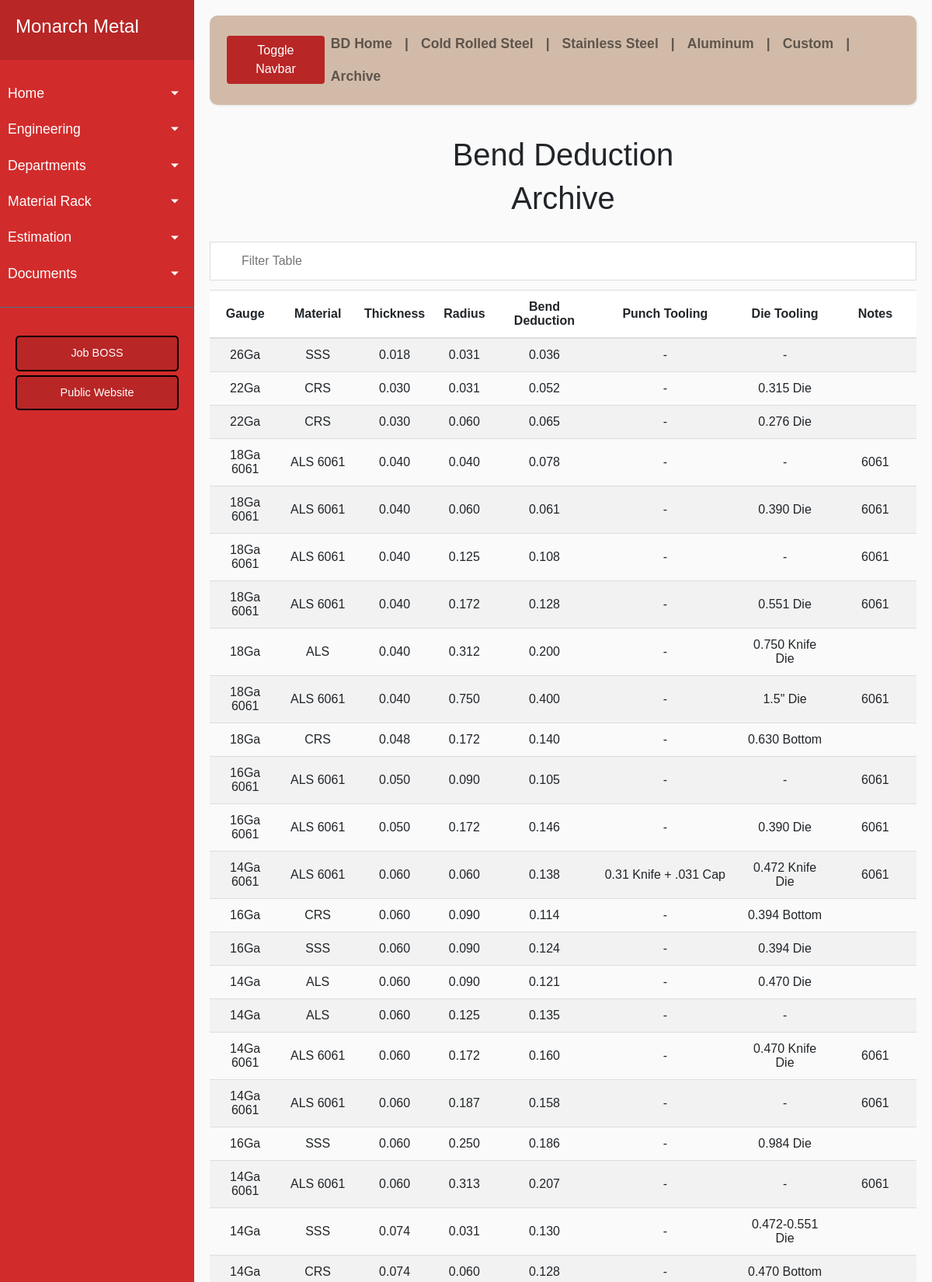
The app's page /bdarchive (upper part) with its own data.
### app/models.py (models this page shows, shortened)
class Bendd(Base):
    __tablename__ = 'bendd'
    id = Column(Integer, primary_key=True)
    matl = Column(String(10))
    desc = Column(String(25))
    gauge = Column(String(10))
    thick = Column(String(50))
    rad = Column(String(50))
    bd = Column(String(50))
    pt = Column(String(120))
    dt = Column(String(120))
    notes = Column(String(120))

### app/routes.py (the view)
@app.route('/bdarchive')
def bdarchive():
    bds = Bendd.query.order_by('thick', 'rad').all()
    return render_template('bdarchive.html', bds=bds)

### app/routes.py (called while the page is built)
@app.teardown_appcontext
def shutdown_session(exception=None):
    db_session.remove()

### app/templates/bdarchive.html (shortened to what this page needs)
{% extends 'bdbase.html' %}
{% block content %}
    <h1 align='center'>Bend Deduction</h1>
    <h1 align='center'>Archive</h1>
    <br>
    <body>
        <input type="text" id="myInput" onkeyup="filterTable()" placeholder="Filter Table">
            <table id="myTable">
                <tr class="header">
                    <th scope="col">Gauge</th>
                    <th scope="col">Material</th>
                    <th scope="col">Thickness</th>
                    <th scope="col">Radius</th>
                    <th scope="col">Bend Deduction</th>
                    <th scope="col">Punch Tooling</th>
                    <th scope="col">Die Tooling</th>
                    <th scope="col">Notes</th>
                </tr>
            {% for bd in bds %}
                {% if bd.desc == 'ARCH' %}
                    <tr id={{ bd.id }}>
                        <td align='center'><a href="/edit_bd/{{ bd.id }}"> {{ bd.gauge }} </a></td>
                        <td align='center'> {{ bd.matl }} </td>
                        <td align='center'> {{ bd.thick }} </td>
                        <td align='center'> {{ bd.rad }} </td>
                        <td align='center'> {{ bd.bd }} </td>
                        <td align='center'> {{ bd.pt }} </td>
                        <td align='center'> {{ bd.dt }} </td>
                        <td align='center'> {{ bd.notes }} </td>
                    </tr>
                {% endif %}
            {% endfor %}
            </table>
    </body>
{% endblock %}

### app/static/style.css (style rules this page uses)
* { font-family: 'Poppins', sans-serif; }
#myInput { background-image: url('https://www.w3schools.com/css/searchicon.png'); background-position: 10px 12px; background-repeat: no-repeat; width: 100%; font-size: 16px; padding: 12px 20px 12px 40px; border: 1px solid #ddd; margin-bottom: 12px; }
#myTable { border-collapse: collapse; width: 100%; font-size: 16px; }
#myTable th, #myTable td { text-align: center; padding: 12px; }
#myTable th { background: #ffffff; border-top: 1px solid #ddd; border-bottom: 2px solid #ddd; }
#myTable tr { border-bottom: 1px solid #ddd; }
#myTable tr:nth-child(even) { background-color: #f2f2f2; }
#myTable tr.header, #myTable tr:hover { background-color: #ddd; }
th { text-align: center; }
body { font-family: 'Poppins', sans-serif; background: #fafafa; }

### records on screen
Bendd: gauge "26Ga", matl "SSS", thick "0.018", rad "0.031", bd "0.036", pt "-", dt "-"
Bendd: gauge "22Ga", matl "CRS", thick "0.030", rad "0.031", bd "0.052", pt "-", dt "0.315 Die"
Bendd: gauge "22Ga", matl "CRS", thick "0.030", rad "0.060", bd "0.065", pt "-", dt "0.276 Die"
Bendd: gauge "18Ga 6061", matl "ALS 6061", thick "0.040", rad "0.040", bd "0.078", pt "-", dt "-", notes "6061"
Bendd: gauge "18Ga 6061", matl "ALS 6061", thick "0.040", rad "0.060", bd "0.061", pt "-", dt "0.390 Die", notes "6061"
Bendd: gauge "18Ga 6061", matl "ALS 6061", thick "0.040", rad "0.125", bd "0.108", pt "-", dt "-", notes "6061"
Bendd: gauge "18Ga 6061", matl "ALS 6061", thick "0.040", rad "0.172", bd "0.128", pt "-", dt "0.551 Die", notes "6061"
Bendd: gauge "18Ga", matl "ALS", thick "0.040", rad "0.312", bd "0.200", pt "-", dt "0.750 Knife Die"
Bendd: gauge "18Ga 6061", matl "ALS 6061", thick "0.040", rad "0.750", bd "0.400", pt "-", dt "1.5\" Die", notes "6061"
Bendd: gauge "18Ga", matl "CRS", thick "0.048", rad "0.172", bd "0.140", pt "-", dt "0.630 Bottom"
Bendd: gauge "16Ga 6061", matl "ALS 6061", thick "0.050", rad "0.090", bd "0.105", pt "-", dt "-", notes "6061"
Bendd: gauge "16Ga 6061", matl "ALS 6061", thick "0.050", rad "0.172", bd "0.146", pt "-", dt "0.390 Die", notes "6061"
Bendd: gauge "14Ga 6061", matl "ALS 6061", thick "0.060", rad "0.060", bd "0.138", pt "0.31 Knife + .031 Cap", dt "0.472 Knife Die", notes "6061"
Bendd: gauge "16Ga", matl "CRS", thick "0.060", rad "0.090", bd "0.114", pt "-", dt "0.394 Bottom"
Bendd: gauge "16Ga", matl "SSS", thick "0.060", rad "0.090", bd "0.124", pt "-", dt "0.394 Die"
Bendd: gauge "14Ga", matl "ALS", thick "0.060", rad "0.090", bd "0.121", pt "-", dt "0.470 Die"
Bendd: gauge "14Ga", matl "ALS", thick "0.060", rad "0.125", bd "0.135", pt "-", dt "-"
Bendd: gauge "14Ga 6061", matl "ALS 6061", thick "0.060", rad "0.172", bd "0.160", pt "-", dt "0.470 Knife Die", notes "6061"
Bendd: gauge "14Ga 6061", matl "ALS 6061", thick "0.060", rad "0.187", bd "0.158", pt "-", dt "-", notes "6061"
Bendd: gauge "16Ga", matl "SSS", thick "0.060", rad "0.250", bd "0.186", pt "-", dt "0.984 Die"
Bendd: gauge "14Ga 6061", matl "ALS 6061", thick "0.060", rad "0.313", bd "0.207", pt "-", dt "-", notes "6061"
Bendd: gauge "14Ga", matl "SSS", thick "0.074", rad "0.031", bd "0.130", pt "-", dt "0.472-0.551 Die"
Bendd: gauge "14Ga", matl "CRS", thick "0.074", rad "0.060", bd "0.128", pt "-", dt "0.470 Bottom"
